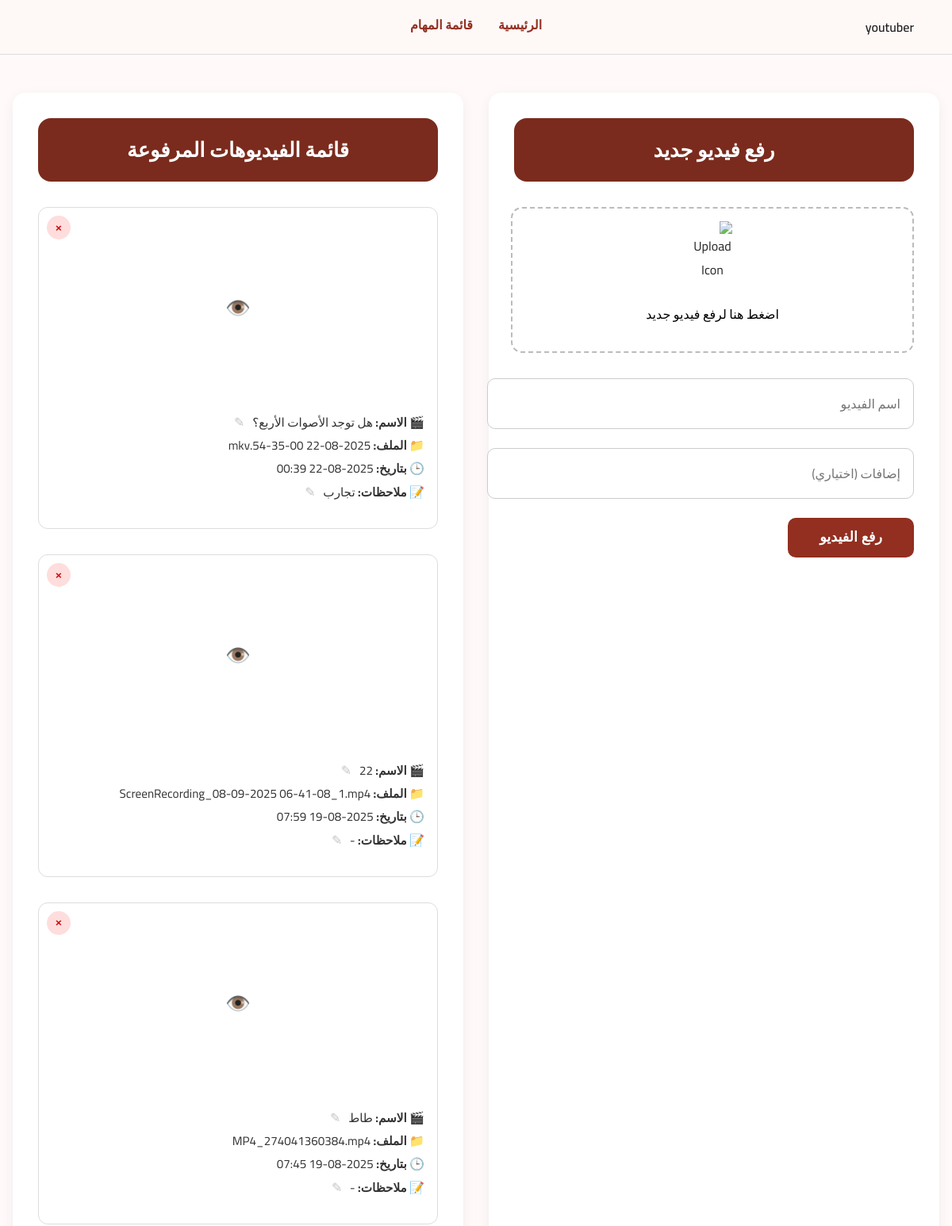
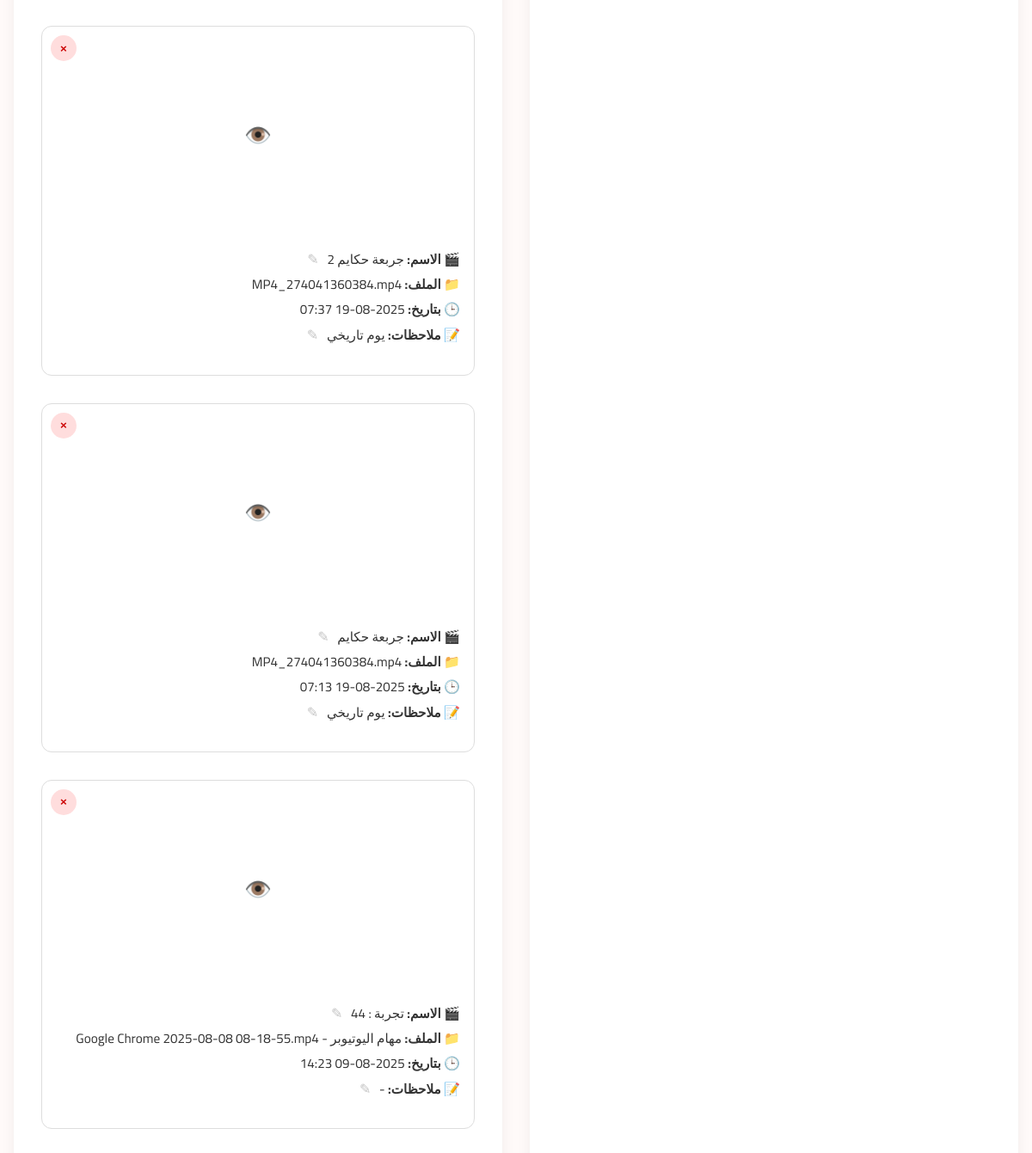
Page /youtuber/tasks/ (signed in) on the committed database (2 pictures, top to bottom).
### youtuber/models.py (models this page shows, shortened)
class UploadedVideo(models.Model):
    user = models.ForeignKey(
        User,
        on_delete=models.CASCADE,
        related_name='uploaded_videos',       # يسهل: request.user.uploaded_videos.all()
        verbose_name="المستخدم"
    )
    title = models.CharField(
        max_length=200,
        verbose_name="اسم الفيديو"
    )
    video_url = models.URLField(
        verbose_name="رابط الفيديو على Cloudinary"
    )
    public_id = models.CharField(
        max_length=255,
        blank=True,
        null=True,
        verbose_name="معرف Cloudinary"
    )
    file_name = models.CharField(
        max_length=255,
        verbose_name="اسم الملف"
    )
    extras = models.TextField(
        blank=True,
        null=True,
        verbose_name="ملاحظات إضافية"
    )
    uploaded_at = models.DateTimeField(
        auto_now_add=True,
        verbose_name="تاريخ الرفع"
    )
    class Meta:
        verbose_name = "فيديو مرفوع"
        verbose_name_plural = "الفيديوهات المرفوعة"
        ordering = ['-uploaded_at']           # الأحدث أولًا
        indexes = [
            models.Index(fields=['user', '-uploaded_at']),
        ]

### youtuber/views.py (the view)
# urls.py: path('tasks/', views.tasks_view, name='editor_tasks'),
@login_required
def tasks_view(request):
    uploaded_videos = UploadedVideo.objects.filter(user=request.user).order_by('-uploaded_at')
    return render(request, 'youtuber/tasks.html', {
        'uploaded_videos': uploaded_videos
    })

### templates/youtuber/tasks.html (shortened to what this page needs)
{% load static %}
{% if user.is_authenticated %}
<!DOCTYPE html>
<html lang="ar" dir="rtl">
<head>
</head>
<body>
{% include 'header.html' %}
<div class="container">
  <div class="card">
    <div class="section-title">رفع فيديو جديد</div>
    <form id="uploadForm" enctype="multipart/form-data">
      <label class="upload-box" for="videoInput">
        <img src="{% static 'icons/upload-icon.png' %}" alt="Upload Icon" />
        <p id="uploadText">اضغط هنا لرفع فيديو جديد</p>
      </label>
      <input type="text" name="title" id="videoTitle" class="extras-input" placeholder="اسم الفيديو" required>
      <input type="text" name="extras" id="videoExtras" class="extras-input" placeholder="إضافات (اختياري)">
      <button type="submit" class="btn-submit">رفع الفيديو</button>
    </form>
  </div>
  <div class="card">
    <div class="section-title">قائمة الفيديوهات المرفوعة</div>
    {% for v in uploaded_videos %}
      <div class="video-card">
        <form method="POST" action="{% url 'youtuber:delete_video' v.id %}" style="display:inline;">
          <button type="submit" class="delete-btn" title="حذف الفيديو">×</button>
        </form>
        <div class="video-preview-box" id="previewBox{{ v.id }}">
          <div class="eye-icon" id="eyeIcon{{ v.id }}" onclick="toggleVideo('{{ v.video_url }}', '{{ v.id }}')">👁️</div>
        </div>
        <p class="video-meta">
          🎬 <strong>الاسم:</strong> {{ v.title }} <span class="edit-icon">✎</span><br>
          📁 <strong>الملف:</strong> {{ v.file_name }}<br>
          🕒 <strong>بتاريخ:</strong> {{ v.uploaded_at|date:"Y-m-d H:i" }}<br>
          📝 <strong>ملاحظات:</strong> {{ v.extras|default:"-" }} <span class="edit-icon">✎</span>
        </p>
      </div>
    {% empty %}
      <p class="video-meta">لا يوجد فيديوهات مرفوعة بعد.</p>
    {% endfor %}
  </div>
</div>
</body>
</html>
{% else %}
<script>window.location.href = "{% url 'login' %}";</script>
{% endif %}

### templates/header.html (shortened to what this page needs)
{% load static %}
<header style="
  background-color: #fef8f7;
  padding: 1rem 2rem;
  display: flex;
  justify-content: center;
  align-items: center;
  border-bottom: 1px solid #ddd;
  font-family: 'Cairo', sans-serif;
  position: relative;
">
  {% if request.user.is_authenticated %}
  <div style="position: absolute; right: 2rem; display: flex; align-items: center; gap: 1rem;">
    <span style="color: #222; font-weight: 600;">
      {{ request.user.username }}
    </span>
  </div>
  {% endif %}
  <nav style="display: flex; gap: 2rem;">
    <a href="{% url 'workflow:home' %}" style="
      text-decoration: none;
      color: #922f20;
      padding-bottom: 4px;
      border-bottom: 2px solid transparent;
      font-weight: 600;
      transition: border-color 0.3s ease;
    " onmouseover="this.style.borderColor='#922f20'" onmouseout="this.style.borderColor='transparent'">
      الرئيسية
    </a>
    {% if request.user.is_authenticated %}
      {% with الوظيفة=request.user.profile.الوظيفة %}
        {% if الوظيفة == 'youtuber' %}
          <a href="{% url 'youtuber:youtuber_tasks' %}" style="
            text-decoration: none;
            color: #922f20;
            padding-bottom: 4px;
            border-bottom: 2px solid transparent;
            font-weight: 600;
            transition: border-color 0.3s ease;
          " onmouseover="this.style.borderColor='#922f20'" onmouseout="this.style.borderColor='transparent'">
            قائمة المهام
          </a>
        {% endif %}
      {% endwith %}
    {% endif %}
  </nav>
</header>

### templates/youtuber/tasks.html (style rules this page uses)
:root { --accent:#922f20; --accent-glow: rgba(146,47,32,.35); }
body { margin:0; font-family:'Cairo',sans-serif; background:#fffaf9; }
.container { max-width:1200px; margin:3rem auto; padding:0 1rem; display:flex; flex-wrap:wrap; gap:2rem; justify-content:space-between; }
.section-title { background:#7a2b1d; color:#fff; padding:1rem 2rem; text-align:center; border-radius:16px; font-size:1.6rem; font-weight:bold; margin-bottom:2rem; }
.card { flex:1 1 48%; background:#fff; border-radius:16px; box-shadow:0 4px 16px rgba(0,0,0,.06); padding:2rem; box-sizing:border-box; position:relative; }
.upload-box { width:100%; height:180px; border:2px dashed #bbb; border-radius:14px; margin-bottom:2rem; display:flex; flex-direction:column; align-items:center; justify-content:center; cursor:pointer; transition:background-color .3s; text-align:center; }
.upload-box img { width:50px; opacity:.85; margin-bottom:.6rem; }
.extras-input { width:100%; padding:1rem; font-size:1rem; border-radius:10px; border:1px solid #ccc; margin-bottom:1.5rem; font-family:'Cairo',sans-serif; }
.btn-submit { background:var(--accent); color:#fff; border:none; font-size:1.1rem; font-weight:bold; padding:.9rem 2.5rem; border-radius:10px; cursor:pointer; }
.video-card { position:relative; padding:1rem; border:1px solid #ddd; border-radius:12px; margin-bottom:2rem; background:#fff; min-height:300px; }
.video-preview-box { position:relative; height:220px; width:100%; border-radius:10px; overflow:hidden; display:flex; align-items:center; justify-content:center; background:transparent; }
.eye-icon { font-size:1.6rem; cursor:pointer; position:absolute; color:#7a2b1d; transition:all .4s ease; top:50%; right:50%; transform:translate(50%,-50%); z-index:10; }
.video-meta { font-size:.95rem; color:#333; margin-top:1.2rem; }
.edit-icon { font-size:1rem; color:#888; cursor:pointer; margin-right:.4rem; opacity:.5; }
.delete-btn { position:absolute; top:10px; left:10px; background:#ffdddd; color:#c00; border:none; border-radius:50%; width:30px; height:30px; font-weight:bold; cursor:pointer; }

### rows in the picture
UploadedVideo: title "هل توجد الأصوات الأربع؟", file_name "2025-08-22 00-35-54.mkv", uploaded_at "2025-08-22 00:39", extras "تجارب"
UploadedVideo: file_name "ScreenRecording_08-09-2025 06-41-08_1.mp4", uploaded_at "2025-08-19 07:59", extras "-"
UploadedVideo: title "طاط", file_name "MP4_274041360384.mp4", uploaded_at "2025-08-19 07:45", extras "-"
UploadedVideo: file_name "MP4_274041360384.mp4", uploaded_at "2025-08-19 07:37", extras "يوم تاريخي"
UploadedVideo: title "جربعة حكايم", file_name "MP4_274041360384.mp4", uploaded_at "2025-08-19 07:13", extras "يوم تاريخي"
UploadedVideo: title "تجربة : 44", file_name "مهام اليوتيوبر - Google Chrome 2025-08-08 08-18-55.mp4", uploaded_at "2025-08-09 14:23", extras "-"

### other values in the picture
{{ request.user.username }} "youtuber"
